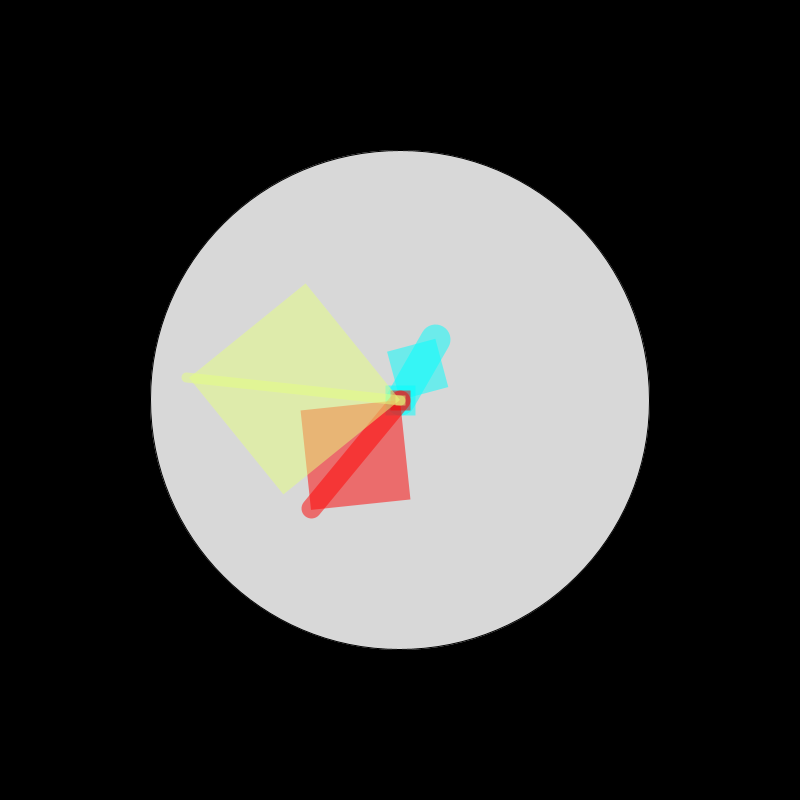
Frame 1 (no input)
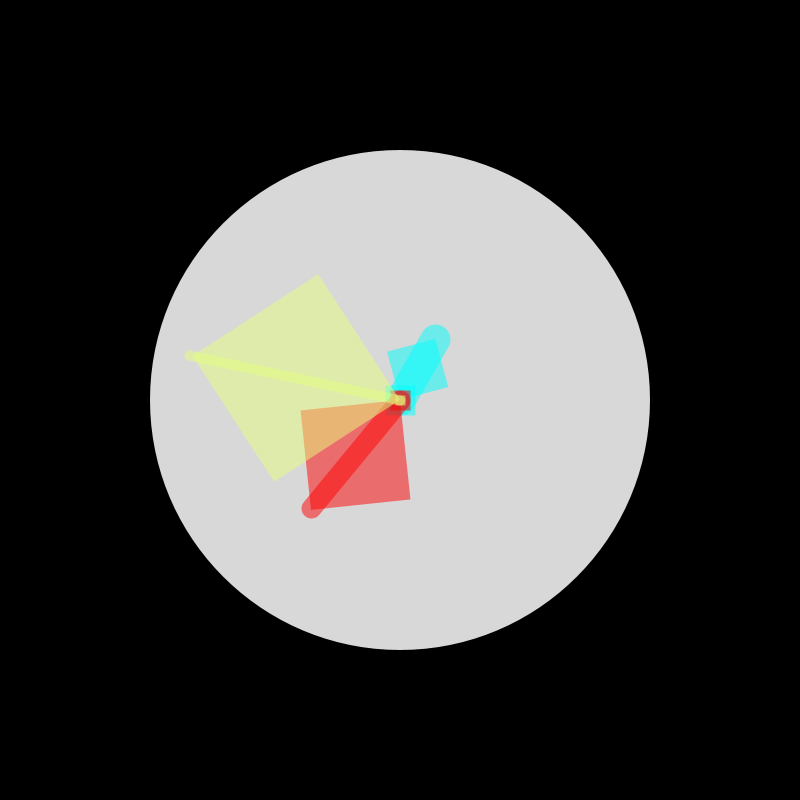
Frame 60 (the mouse pressed at the canvas centre just before this capture)
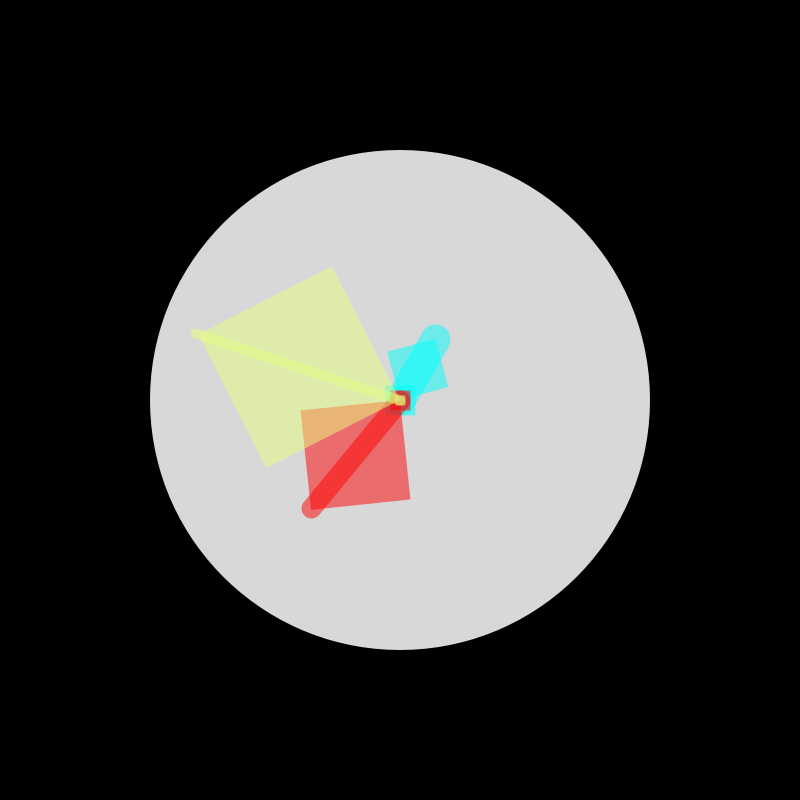
Frame 120 (the mouse held since frame 60 and released just before this capture)

The Processing sketch that drew these frames (run headless with seeded random() and noise(); from frame 60 on, the mouse is pressed at the canvas centre):

// Processing sketch: processing_21044
// ── processing_21044.pde



int hours;
int minutes;
int seconds;





void setup() {
  size(800, 800);
  colorMode(HSB, 100);
  background(0);
  strokeCap(ROUND);
  smooth();
}

void draw() {
 
   // get system variables
 hours = hour();
 minutes = minute();
 seconds = second();

 
 println(hours + " " + minutes + " " + seconds);
    
    // fix for 24 hour clock
  if(hours > 12) {
   hours -= 12; 
  }
 

    

 // center sketch
  translate(400,400);
  rotate(radians(90));
  noFill();
  
   
 background(0);
 
 if( seconds > 30) {
     
      fill(85);
      ellipse(0,0,500,500); 
   } else {                               
      fill(10);
      ellipse(0,0,500,500);      
     }
  

  
  
    
   
  

  
    // hour hand
  pushMatrix();
  rotate(radians(30 * hours));  // 30 * 12 = 360 degrees 
  strokeWeight(30);
  stroke(50, 100, 100, 50);
  line(0,0, -70,0);
  popMatrix();
  
   // hour hand rect 
  translate(0, 0);
  rotate(radians(45));
  rect(0,0, 0,0);
  
  noStroke();
  fill(50, 100, 100, 50);
  pushMatrix();
  rotate(radians(30 * hours));
  rect(0, 0, -50, 50);
  popMatrix();

  
    // minute hand
  pushMatrix();
  rotate(radians(6 * minutes));
  strokeWeight(20);
  stroke(100, 100, 100, 50);
  line(0,0, -140,0);
  popMatrix();
  
  
   // minute hand rect 
  translate(0, 0);
 rotate(radians(45));
  rect(0,0, 0,0);
  
  noStroke();
  fill(100, 100, 100, 50);
  pushMatrix();
  rotate(radians(6 * minutes));
  rect(0,0, -100,100);
  popMatrix();
  
  

  
  
  
  
    // second hand
  pushMatrix();
  rotate(radians(6 * seconds));
  strokeWeight(10);
  stroke(20, 50, 100, 50);
  line(0,0, -215,0);
  popMatrix();
  
  
  // second hand rect
  translate(0, 0);
 rotate(radians(45));
  rect(0,0, 0,0);
  
  noStroke();
  fill(20, 50, 100, 50);
  pushMatrix();
  rotate(radians(6 * seconds));
  rect(0,0, -150,150);
  popMatrix();
  

  
}
